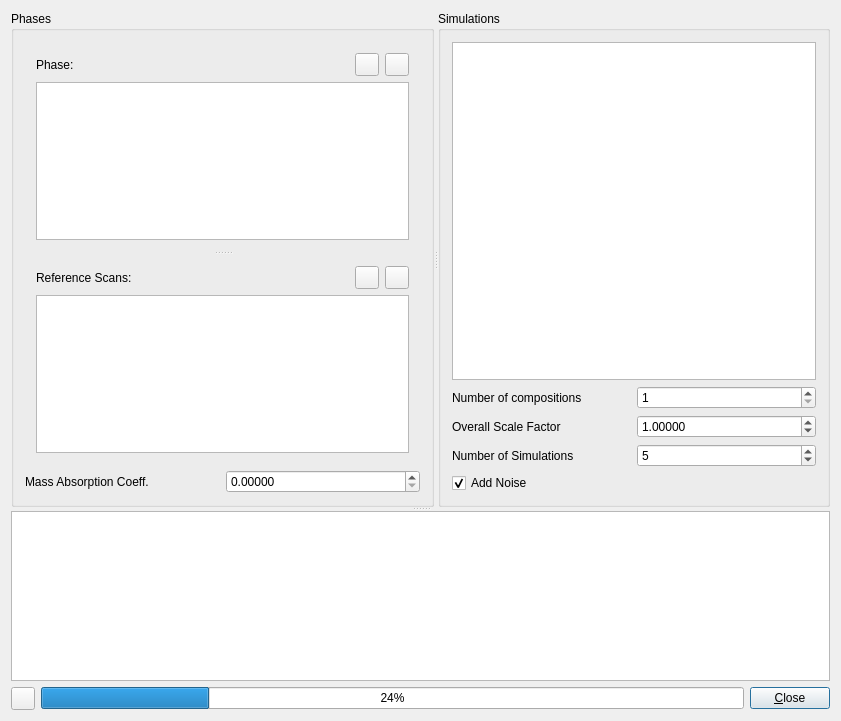
<?xml version="1.0" encoding="UTF-8"?>
<ui version="4.0">
 <class>SimulateScans</class>
 <widget class="QDialog" name="SimulateScans">
  <property name="geometry">
   <rect>
    <x>0</x>
    <y>0</y>
    <width>841</width>
    <height>721</height>
   </rect>
  </property>
  <property name="windowTitle">
   <string>Simulate Compositions</string>
  </property>
  <layout class="QVBoxLayout" name="verticalLayout_5">
   <item>
    <widget class="QSplitter" name="splitterH2">
     <property name="orientation">
      <enum>Qt::Vertical</enum>
     </property>
     <widget class="QSplitter" name="splitterV">
      <property name="orientation">
       <enum>Qt::Horizontal</enum>
      </property>
      <widget class="QGroupBox" name="groupBoxPhases">
       <property name="title">
        <string>Phases</string>
       </property>
       <layout class="QVBoxLayout" name="verticalLayout_3">
        <item>
         <widget class="QSplitter" name="splitterH1">
          <property name="orientation">
           <enum>Qt::Vertical</enum>
          </property>
          <widget class="QWidget" name="layoutWidget">
           <layout class="QVBoxLayout" name="verticalLayout">
            <item>
             <layout class="QHBoxLayout" name="horizontalLayout_3">
              <item>
               <widget class="QLabel" name="label_4">
                <property name="text">
                 <string>Phase:</string>
                </property>
               </widget>
              </item>
              <item>
               <widget class="QToolButton" name="toolButtonPhaseAdd">
                <property name="icon">
                 <iconset theme="profex-add">
                  <normaloff>.</normaloff>.</iconset>
                </property>
               </widget>
              </item>
              <item>
               <widget class="QToolButton" name="toolButtonPhaseRemove">
                <property name="icon">
                 <iconset theme="profex-remove">
                  <normaloff>.</normaloff>.</iconset>
                </property>
               </widget>
              </item>
             </layout>
            </item>
            <item>
             <widget class="QListWidget" name="listWidgetPhases"/>
            </item>
           </layout>
          </widget>
          <widget class="QWidget" name="layoutWidget">
           <layout class="QVBoxLayout" name="verticalLayout_2">
            <item>
             <layout class="QHBoxLayout" name="horizontalLayout_4">
              <item>
               <widget class="QLabel" name="label_5">
                <property name="text">
                 <string>Reference Scans:</string>
                </property>
               </widget>
              </item>
              <item>
               <widget class="QToolButton" name="toolButtonScanAdd">
                <property name="icon">
                 <iconset theme="profex-add">
                  <normaloff>.</normaloff>.</iconset>
                </property>
               </widget>
              </item>
              <item>
               <widget class="QToolButton" name="toolButtonScanRemove">
                <property name="icon">
                 <iconset theme="profex-remove">
                  <normaloff>.</normaloff>.</iconset>
                </property>
               </widget>
              </item>
             </layout>
            </item>
            <item>
             <widget class="QListWidget" name="listWidgetScanFiles"/>
            </item>
           </layout>
          </widget>
         </widget>
        </item>
        <item>
         <layout class="QHBoxLayout" name="horizontalLayout_2">
          <item>
           <widget class="QLabel" name="label_3">
            <property name="text">
             <string>Mass Absorption Coeff.</string>
            </property>
           </widget>
          </item>
          <item>
           <widget class="QDoubleSpinBox" name="doubleSpinBoxMAC">
            <property name="decimals">
             <number>5</number>
            </property>
            <property name="maximum">
             <double>999.990000000000009</double>
            </property>
           </widget>
          </item>
         </layout>
        </item>
       </layout>
      </widget>
      <widget class="QGroupBox" name="groupBox">
       <property name="title">
        <string>Simulations</string>
       </property>
       <layout class="QVBoxLayout" name="verticalLayout_4">
        <item>
         <widget class="QTableWidget" name="tableWidgetCompositions"/>
        </item>
        <item>
         <layout class="QGridLayout" name="gridLayout">
          <item row="2" column="1">
           <widget class="QSpinBox" name="spinBoxSimulations">
            <property name="minimum">
             <number>1</number>
            </property>
            <property name="value">
             <number>5</number>
            </property>
           </widget>
          </item>
          <item row="1" column="1">
           <widget class="QDoubleSpinBox" name="doubleSpinBoxScale">
            <property name="decimals">
             <number>5</number>
            </property>
            <property name="maximum">
             <double>10.000000000000000</double>
            </property>
            <property name="singleStep">
             <double>0.100000000000000</double>
            </property>
            <property name="value">
             <double>1.000000000000000</double>
            </property>
           </widget>
          </item>
          <item row="1" column="0">
           <widget class="QLabel" name="label">
            <property name="text">
             <string>Overall Scale Factor</string>
            </property>
           </widget>
          </item>
          <item row="2" column="0">
           <widget class="QLabel" name="label_2">
            <property name="text">
             <string>Number of Simulations</string>
            </property>
           </widget>
          </item>
          <item row="3" column="0" colspan="2">
           <widget class="QCheckBox" name="checkBoxNoise">
            <property name="text">
             <string>Add Noise</string>
            </property>
            <property name="checked">
             <bool>true</bool>
            </property>
           </widget>
          </item>
          <item row="0" column="0">
           <widget class="QLabel" name="label_6">
            <property name="text">
             <string>Number of compositions</string>
            </property>
           </widget>
          </item>
          <item row="0" column="1">
           <widget class="QSpinBox" name="spinBoxCompositions">
            <property name="minimum">
             <number>1</number>
            </property>
            <property name="maximum">
             <number>100</number>
            </property>
           </widget>
          </item>
         </layout>
        </item>
       </layout>
      </widget>
     </widget>
     <widget class="QPlainTextEdit" name="textEditLog"/>
    </widget>
   </item>
   <item>
    <layout class="QHBoxLayout" name="horizontalLayout">
     <item>
      <widget class="QToolButton" name="toolButtonSimulate">
       <property name="toolTip">
        <string>Run the simulation</string>
       </property>
       <property name="icon">
        <iconset theme="profex-run">
         <normaloff>.</normaloff>.</iconset>
       </property>
      </widget>
     </item>
     <item>
      <widget class="QProgressBar" name="progressBar">
       <property name="value">
        <number>24</number>
       </property>
      </widget>
     </item>
     <item>
      <widget class="QPushButton" name="pushButtonClose">
       <property name="text">
        <string>&amp;Close</string>
       </property>
      </widget>
     </item>
    </layout>
   </item>
  </layout>
 </widget>
 <layoutdefault spacing="6" margin="11"/>
 <tabstops>
  <tabstop>toolButtonPhaseAdd</tabstop>
  <tabstop>toolButtonPhaseRemove</tabstop>
  <tabstop>listWidgetPhases</tabstop>
  <tabstop>toolButtonScanAdd</tabstop>
  <tabstop>toolButtonScanRemove</tabstop>
  <tabstop>listWidgetScanFiles</tabstop>
  <tabstop>doubleSpinBoxMAC</tabstop>
  <tabstop>tableWidgetCompositions</tabstop>
  <tabstop>doubleSpinBoxScale</tabstop>
  <tabstop>spinBoxSimulations</tabstop>
  <tabstop>checkBoxNoise</tabstop>
  <tabstop>textEditLog</tabstop>
  <tabstop>toolButtonSimulate</tabstop>
  <tabstop>pushButtonClose</tabstop>
 </tabstops>
 <resources/>
 <connections>
  <connection>
   <sender>pushButtonClose</sender>
   <signal>clicked()</signal>
   <receiver>SimulateScans</receiver>
   <slot>close()</slot>
   <hints>
    <hint type="sourcelabel">
     <x>830</x>
     <y>710</y>
    </hint>
    <hint type="destinationlabel">
     <x>491</x>
     <y>430</y>
    </hint>
   </hints>
  </connection>
  <connection>
   <sender>toolButtonSimulate</sender>
   <signal>clicked()</signal>
   <receiver>SimulateScans</receiver>
   <slot>runSynthesis()</slot>
   <hints>
    <hint type="sourcelabel">
     <x>33</x>
     <y>708</y>
    </hint>
    <hint type="destinationlabel">
     <x>229</x>
     <y>312</y>
    </hint>
   </hints>
  </connection>
  <connection>
   <sender>toolButtonPhaseAdd</sender>
   <signal>clicked()</signal>
   <receiver>SimulateScans</receiver>
   <slot>addPhase()</slot>
   <hints>
    <hint type="sourcelabel">
     <x>374</x>
     <y>67</y>
    </hint>
    <hint type="destinationlabel">
     <x>35</x>
     <y>4</y>
    </hint>
   </hints>
  </connection>
  <connection>
   <sender>toolButtonPhaseRemove</sender>
   <signal>clicked()</signal>
   <receiver>SimulateScans</receiver>
   <slot>removePhase()</slot>
   <hints>
    <hint type="sourcelabel">
     <x>404</x>
     <y>67</y>
    </hint>
    <hint type="destinationlabel">
     <x>70</x>
     <y>7</y>
    </hint>
   </hints>
  </connection>
  <connection>
   <sender>toolButtonScanAdd</sender>
   <signal>clicked()</signal>
   <receiver>SimulateScans</receiver>
   <slot>addScan()</slot>
   <hints>
    <hint type="sourcelabel">
     <x>374</x>
     <y>272</y>
    </hint>
    <hint type="destinationlabel">
     <x>237</x>
     <y>5</y>
    </hint>
   </hints>
  </connection>
  <connection>
   <sender>toolButtonScanRemove</sender>
   <signal>clicked()</signal>
   <receiver>SimulateScans</receiver>
   <slot>removeScan()</slot>
   <hints>
    <hint type="sourcelabel">
     <x>404</x>
     <y>272</y>
    </hint>
    <hint type="destinationlabel">
     <x>303</x>
     <y>4</y>
    </hint>
   </hints>
  </connection>
  <connection>
   <sender>doubleSpinBoxMAC</sender>
   <signal>valueChanged(double)</signal>
   <receiver>SimulateScans</receiver>
   <slot>macChanged(double)</slot>
   <hints>
    <hint type="sourcelabel">
     <x>405</x>
     <y>483</y>
    </hint>
    <hint type="destinationlabel">
     <x>472</x>
     <y>7</y>
    </hint>
   </hints>
  </connection>
  <connection>
   <sender>listWidgetPhases</sender>
   <signal>currentItemChanged(QListWidgetItem*,QListWidgetItem*)</signal>
   <receiver>SimulateScans</receiver>
   <slot>currentPhaseChanged(QListWidgetItem*,QListWidgetItem*)</slot>
   <hints>
    <hint type="sourcelabel">
     <x>109</x>
     <y>137</y>
    </hint>
    <hint type="destinationlabel">
     <x>6</x>
     <y>66</y>
    </hint>
   </hints>
  </connection>
  <connection>
   <sender>listWidgetScanFiles</sender>
   <signal>currentItemChanged(QListWidgetItem*,QListWidgetItem*)</signal>
   <receiver>SimulateScans</receiver>
   <slot>currentScanChanged(QListWidgetItem*,QListWidgetItem*)</slot>
   <hints>
    <hint type="sourcelabel">
     <x>363</x>
     <y>447</y>
    </hint>
    <hint type="destinationlabel">
     <x>525</x>
     <y>5</y>
    </hint>
   </hints>
  </connection>
  <connection>
   <sender>tableWidgetCompositions</sender>
   <signal>itemChanged(QTableWidgetItem*)</signal>
   <receiver>SimulateScans</receiver>
   <slot>phaseQuantityChanged(QTableWidgetItem*)</slot>
   <hints>
    <hint type="sourcelabel">
     <x>819</x>
     <y>349</y>
    </hint>
    <hint type="destinationlabel">
     <x>577</x>
     <y>277</y>
    </hint>
   </hints>
  </connection>
  <connection>
   <sender>spinBoxCompositions</sender>
   <signal>valueChanged(int)</signal>
   <receiver>SimulateScans</receiver>
   <slot>numberOfCompositionsChanged(int)</slot>
   <hints>
    <hint type="sourcelabel">
     <x>758</x>
     <y>365</y>
    </hint>
    <hint type="destinationlabel">
     <x>841</x>
     <y>346</y>
    </hint>
   </hints>
  </connection>
 </connections>
 <slots>
  <slot>runSynthesis()</slot>
  <slot>addPhase()</slot>
  <slot>removePhase()</slot>
  <slot>addScan()</slot>
  <slot>removeScan()</slot>
  <slot>macChanged(double)</slot>
  <slot>currentPhaseChanged(QListWidgetItem*,QListWidgetItem*)</slot>
  <slot>currentScanChanged(QListWidgetItem*,QListWidgetItem*)</slot>
  <slot>phaseQuantityChanged(QTableWidgetItem*)</slot>
  <slot>numberOfCompositionsChanged(int)</slot>
 </slots>
</ui>
